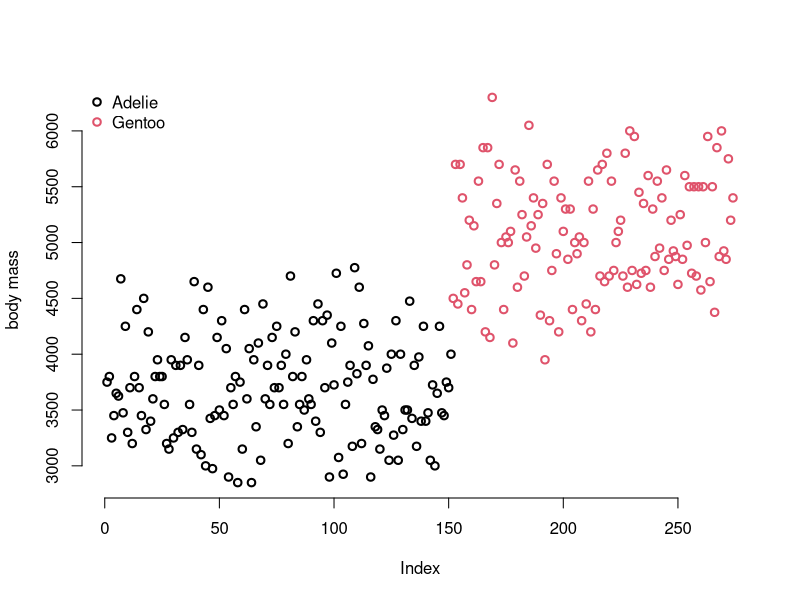
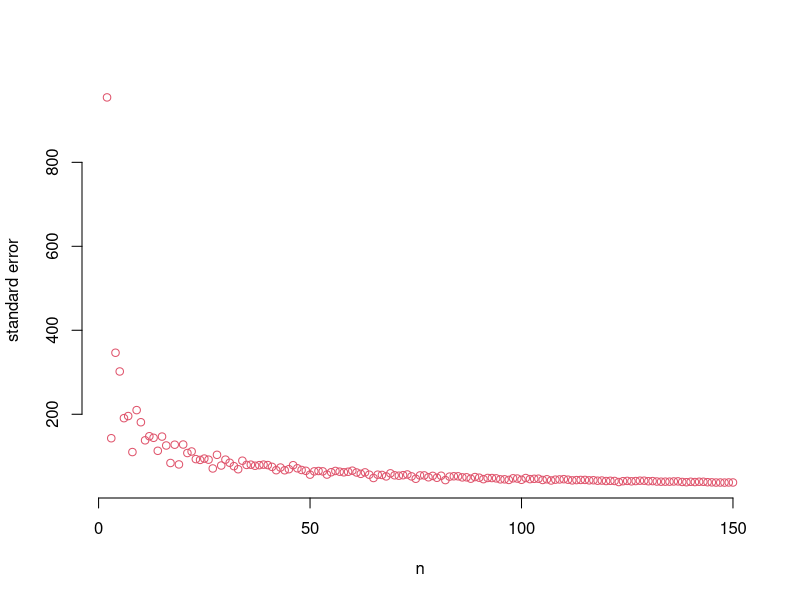

These figures' R source, in order:
## ---- chunk 1
#| label: load-packages
#| include: false

library(tidyverse)
## ---- chunk 2
## filter out chinstraps and anything with missing data
penguins2 <- penguins |>
  filter(!is.na(body_mass) ,species != "Chinstrap") |> 
  droplevels()

model1 <- lm(body_mass ~ species, data=penguins2)
summary(model1)

plot(penguins2$body_mass, bty="n", ylab = "body mass", 
     col=penguins2$species, lwd=2)
legend('topleft',levels(penguins2$species),bty="n", pch=1, pt.lwd=2, col=palette())
## ---- chunk 3
myN <- penguins2 |> filter(species=="Adelie") |> count() #get n

AdelieVar <- penguins2 |> filter(species=="Adelie") |>#filter only Adelies
  mutate(diffs = (body_mass - mean(body_mass))^2)  |> #calculate sqaured difference between each penguin's body mass and mean body mass
  summarise(var = sum(diffs))/(myN-1) #get the expectation

AdelieVar
## ---- chunk 4
penguins2 |> filter(species=="Adelie") |> select(body_mass) |> var()
## ---- chunk 5
sqrt(AdelieVar$var)
## ---- chunk 6
adelieMasses <- penguins2 |> filter(species=="Adelie") |> select(body_mass) 
sd(adelieMasses$body_mass)
## ---- chunk 7
adelieMasses <- penguins2 |> filter(species=="Adelie") |> select(body_mass) 
sdAdelies = sd(adelieMasses$body_mass)/(sqrt(nrow(adelieMasses)-1))
sdAdelies
## ---- chunk 8
set.seed(1000)
sampleAdelies <- function(n){
  mySample = sample(adelieMasses$body_mass, size=n,replace=F)
  return(sd(mySample)/(sqrt(n-1)))
}

myStderrors <- sapply(2:150, sampleAdelies)

plot(2:150, myStderrors, col = palette()[2], bty="n", xlab="n", ylab = "standard error")
## ---- chunk 9
xbar = mean(adelieMasses$body_mass)
mu0 = 4000

myT = (xbar-mu0)/sdAdelies
myT
## ---- chunk 10
mean(adelieMasses$body_mass)-myT*sdAdelies
## ---- chunk 11
df = nrow(adelieMasses)-1
p_val <- 2*pt(q = myT, df=df, lower.tail=T) 
p_val
## ---- chunk 12
model1<-t.test(adelieMasses, mu=4000, alternative="two.sided")
model1$p.value
## ---- chunk 13
myN <- nrow(penguins2)

sumSquares <- penguins2 |> 
  mutate(diffs = (bill_len - mean(bill_len))^2)  |> 
  summarise(sum(diffs))

valueA <- sqrt(sumSquares[1,1]/(myN-1))
valueB <- sumSquares[1,1]/(myN-1)
valueC <- sqrt(sumSquares[1,1]/(myN-1))/sqrt(myN-1)
